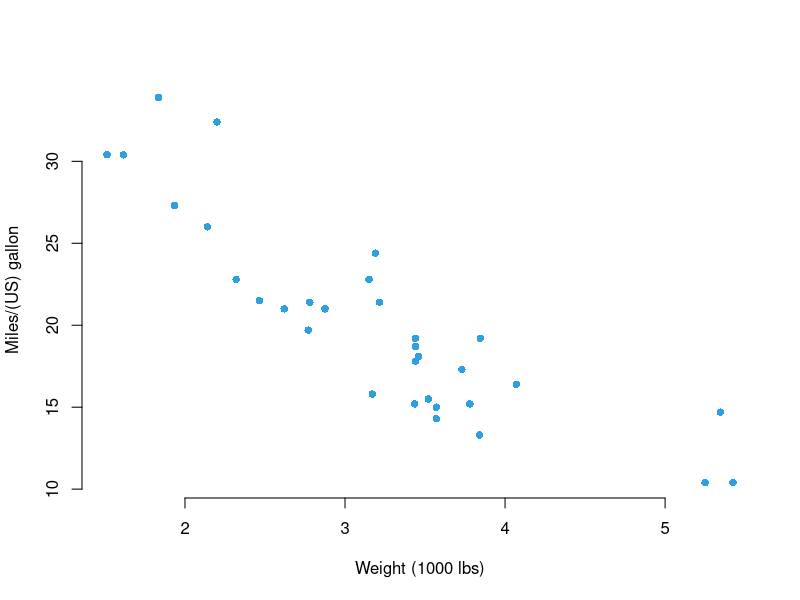
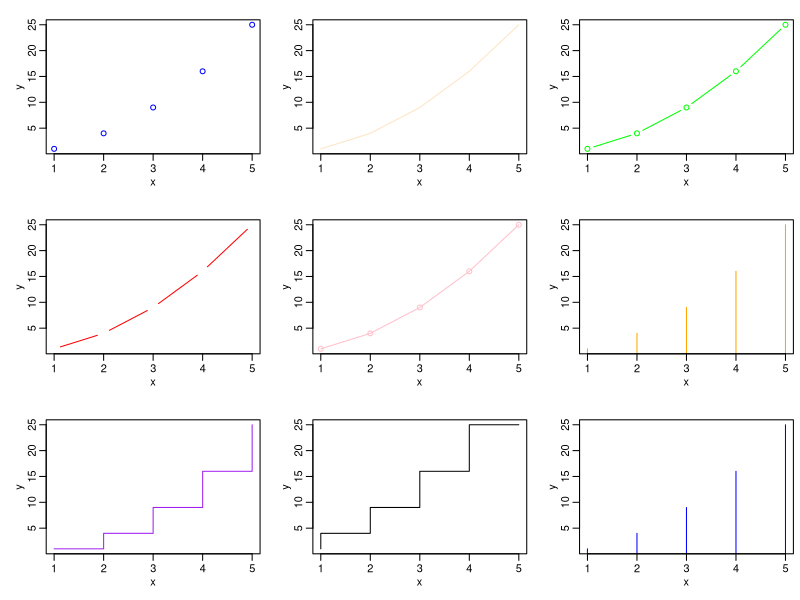
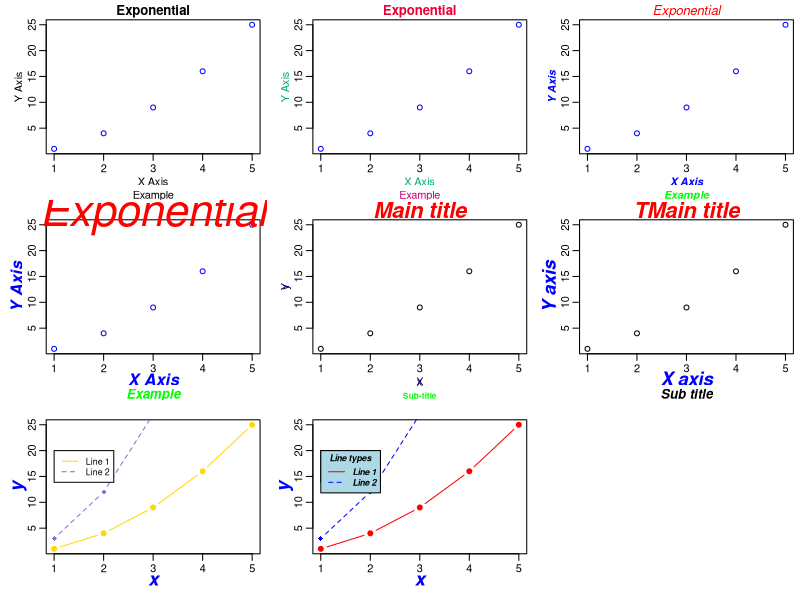
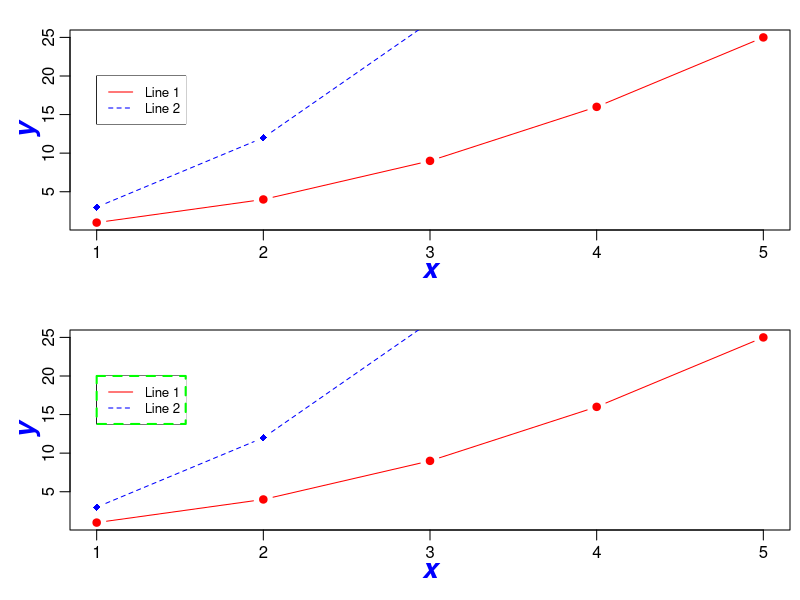
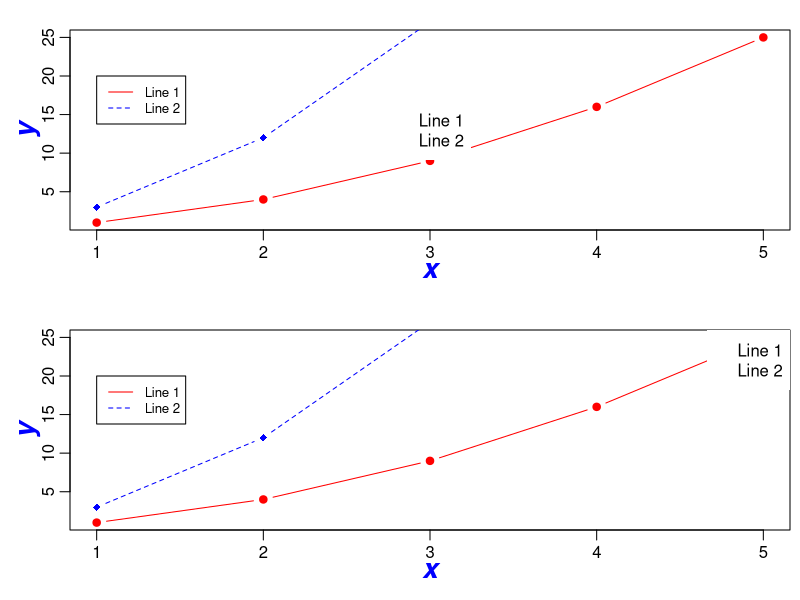
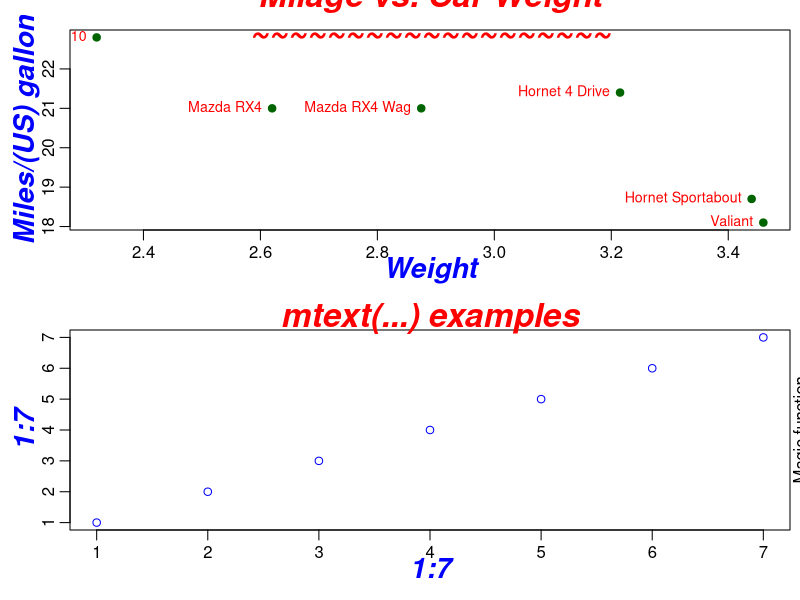
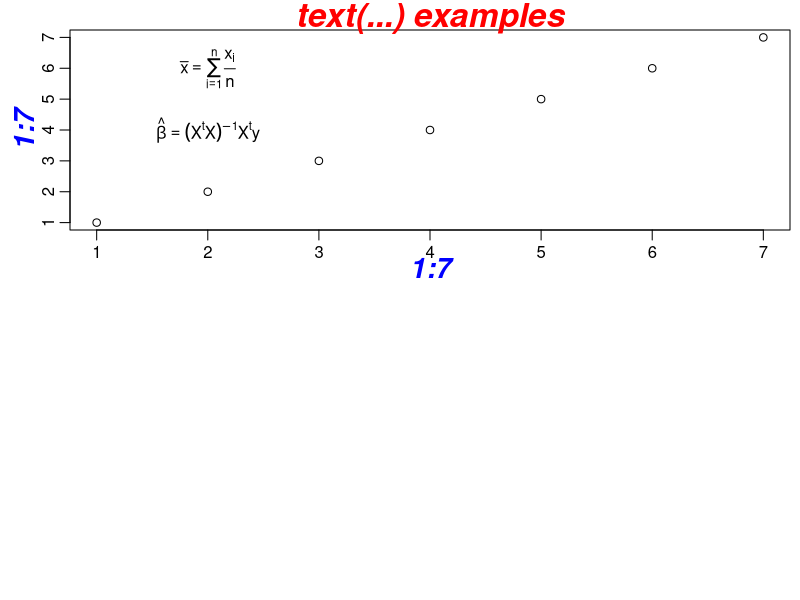
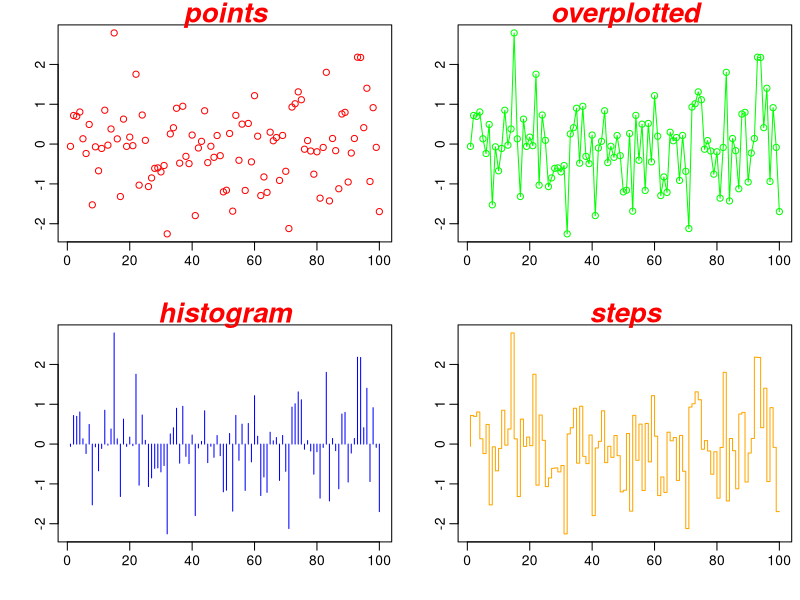

The R source for these figures, in order: (Note: this script raises an error after producing the figures.)
## ---- chunk 1

#quelle:https://www.waltersandwalters.co.uk/WSC-CSC-School-Black-and-Chalk-Board-Chalk-Sticks

## ---- chunk 2
?mtcars
head(mtcars,5)
## ---- chunk 3
plot(x = mtcars$wt, y = mtcars$mpg,
     pch = 16, frame = FALSE,
     xlab = "Weight (1000 lbs)", ylab = "Miles/(US) gallon", col = "#2E9FDF")
## ---- chunk 4

#preference:http://www.sthda.com/english/wiki/r-base-graphs

## ---- chunk 5

# 1. Choose the format
png("rplot.jpg") #width = 25, height = "25"

# 2. Create the graphs
plot(x = mtcars$wt, y = mtcars$mpg,
     pch = 16, frame = FALSE,
     xlab = "wt", ylab = "mpg", col = "#2E9FDF")

# 3. Save the file with dev.off() command in directory
dev.off()

## ---- chunk 6

par(mfrow=c(3,3), mar=c(3,3,1,0)+.5, mgp=c(1.6,.6,0))  # set up the graphics
x<-1:5; y=x*x
plot(x, y, type="p",col="blue")
plot(x, y, type="l",col="bisque")
plot(x,y, type="b",col="green")
plot(x, y, type="c",col="red")
plot(x, y, type="o",col="pink")
plot(x,y, type="h",col="orange")
plot(x, y, type="s",col="purple")
plot(x, y, type="S",col="black")
plot(x,y, type="h",col="blue")

#for more color type used the sintaks color()
## ---- chunk 7

x<-1:5; y=x*x
plot(x, y, type="p",col="blue",main="Exponential",sub="Example",ylab="Y Axis",xlab="X Axis")

## ---- chunk 8

x<-1:5; y=x*x
plot(x, y, type="p",col="blue",main="Exponential",sub="Example",ylab="Y Axis",xlab="X Axis",
     col.main="#EC0033", col.lab="#00AB6F", col.sub="#CD0074")

## ---- chunk 9

x<-1:5; y=x*x
plot(x, y, type="p",col="blue",main="Exponential",sub="Example",ylab="Y Axis",xlab="X Axis",
     col.main="red", col.lab="blue", col.sub="green",
     font.main=3, font.lab=4, font.sub=4
     )

## ---- chunk 10

x<-1:5; y=x*x
plot(x, y, type="p",col="blue",main="Exponential",sub="Example",ylab="Y Axis",xlab="X Axis",
     col.main="red", col.lab="blue", col.sub="green",
     font.main=3, font.lab=4, font.sub=4,
     cex.main=4, cex.lab=1.5, cex.sub=1.2
     )

## ---- chunk 11

x<-1:5; y=x*x
plot(x, y, type="p")
title(main = "Main title", sub = "Sub-title",
      xlab = "X", ylab = "Y",
      cex.main = 2,   font.main= 4, col.main= "red",
      cex.sub = 0.75, font.sub = 2, col.sub = "green",
      col.lab ="darkblue"
      )

## ---- chunk 12

par(
  # Change the colors
  col.main="red", col.lab="blue", col.sub="black",
  # Titles in italic and bold
  font.main=4, font.lab=4, font.sub=4,
  # Change font size
  cex.main=2, cex.lab=1.7, cex.sub=1.2
  )
plot(x, y, type="p",
     main="TMain title",
        xlab="X axis",
        ylab="Y axis",
        sub="Sub title"
     )

## ---- chunk 13

# Generate example data
x<-1:5; y1=x*x; y2=3*y1
plot(x, y1, type="b", pch=19, col="#FFD900", xlab="x", ylab="y")
# Add a line
lines(x, y2, pch=18, col="#8C6DD7", type="b", lty=2)
# Add a legend
legend(1, 20, legend=c("Line 1", "Line 2"),
       col=c("#FFD900", "#8C6DD7"), lty=1:2, cex=0.8)

## ---- chunk 14

# Generate example data
make_plot<-function(){
x<-1:5; y1=x*x; y2=3*y1
plot(x, y1, type="b", pch=19, col="red", xlab="x", ylab="y")
# Add a line
lines(x, y2, pch=18, col="blue", type="b", lty=2)
# Add a legend
legend(1, 20, legend=c("Line 1", "Line 2"),
       col=c("red", "blue"), lty=1:2, cex=0.8)
}

## ---- chunk 15

make_plot()

# Add a legend to the plot
legend(1,20, legend=c("Line 1", "Line 2"),
       col=c("red", "blue"), lty=1:2, cex=0.8,
       title="Line types", text.font=4, bg="lightblue")


## ---- chunk 16

par(mfrow=c(2,1), mar=c(3,3,1,0)+.5, mgp=c(1.6,.6,0))  # set up the graphics
# Remove legend border using box.lty = 0
make_plot()
legend(1,20, legend=c("Line 1", "Line 2"),
       col=c("red", "blue"), lty=1:2, cex=0.8,
       box.lty=0)
# Change the border
make_plot()
legend(1,20, legend=c("Line 1", "Line 2"),
       col=c("red", "blue"), lty=1:2, cex=0.8,
       box.lty=2, box.lwd=2, box.col="green")

## ---- chunk 17

par(mfrow=c(2,1), mar=c(3,3,1,0)+.5, mgp=c(1.6,.6,0))  # set up the graphics
# Remove legend border using box.lty = 0
make_plot()
legend("center", legend=c("Line 1", "Line 2"),
       col=c("red", "blue"),box.lty=0)
make_plot()
legend("topright", legend=c("Line 1", "Line 2"),
       col=c("red", "blue"),
       box.lty=0)

## ---- chunk 18

d<-head(mtcars)
plot(d[,'wt'], d[,'mpg'], 
     main="Milage vs. Car Weight\n~~~~~~~~~~~~~~~~~~~",
      xlab="Weight", ylab="Miles/(US) gallon",
      pch=19, col="darkgreen")
text(d[,'wt'], d[,'mpg'],  row.names(d),
     cex=0.85, pos=2,col="red")

## ---- chunk 19

plot(1:7, 1:7, 
     main="mtext(...) examples",col="blue")
mtext("Magic function", side=4)

## ---- chunk 20

plot(1:7, 1:7, 
     main="text(...) examples",col="black")
text(2, 4, expression(hat(beta) == (X^t * X)^{-1} * X^t * y))
text(2, 6, expression(bar(x) == sum(frac(x[i], n), i==1, n)))

## ---- chunk 21

x <- rnorm(100) 
par(mfrow = c(2,2))
plot(x, type = "p", main = "points", ylab = "", xlab = "",col="red")
plot(x, type = "o", main = "overplotted", ylab = "", xlab = "",col="green")
plot(x, type = "h", main = "histogram", ylab = "", xlab = "",col="blue")
plot(x, type = "S", main = "steps", ylab = "", xlab = "",col="orange")

## ---- chunk 22

par(mfrow=c(3,1), mar=c(3,3,1,0)+.5, mgp=c(1.6,.6,0))  # set up the graphics
x<-1:3; y=x*x
# Example 1
plot(x, y, axes = FALSE)
axis(side=1, at = 1:3, labels=LETTERS[1:3])
axis(2)
# Example 2
plot(x, y, axes = FALSE)
axis(side=1, at=1:3, labels=LETTERS[1:3])
axis(2)
box() #- To make it look like "usual" plot
#Example3:
plot(x, y, pch=18, col="red", type="b",
     frame=FALSE, xaxt="n") # Remove x axis
axis(1, 1:4, LETTERS[1:4], col.axis="blue")
axis(3, col = "darkgreen", lty = 2, lwd = 0.5)
axis(4, col = "violet", col.axis = "dark violet", lwd = 2)

## ---- chunk 23

par(mfrow=c(3,1), mar=c(3,3,1,0)+.5, mgp=c(1.6,.6,0))  # set up the graphics
x<-1:20; y=x*x
# Simple graph
plot(x, y,col="#FF5300")
# Enlarge the scale
plot(x, y, xlim=c(1,15), ylim=c(1,150),col="#FF5300")
# Log scale
plot(x, y, log="y",col="#FF5300")

## ---- chunk 24

par(mfrow=c(2,1), mar=c(3,3,1,0)+.5, mgp=c(1.6,.6,0))  # set up the graphics
x1<-1:10
x2<-11:20
plot(x1,x2,axes=FALSE)
plot(x1,x2,axes=FALSE)
axis(1,col="red",col.axis="blue",font.axis=3)
axis(2,col="red",col.axis="blue",font.axis=2,las=2)

## ---- chunk 25

x1 <- rnorm(150)
par(mfrow = c(2,2))
plot(x1, las = 0, main = "las = 0", sub = "always parallel to the axis", xlab = "", ylab = "",col="blue")
plot(x1, las = 1, main = "las = 1", sub = "always horizontal", xlab = "", ylab = "",col="blue") 
plot(x1, las = 2, main = "las = 2", sub = "always perpendicular to the axis", xlab = "", ylab = "",col="blue")
plot(x1, las = 3, main = "las = 3", sub = "always vertical", xlab = "", ylab = "",col="blue")

## ---- chunk 26

colors() # list the r colors

## ---- chunk 27

par(mfrow=c(4,2), mar=c(3,3,1,0)+.5, mgp=c(1.6,.6,0))  # set up the graphics
x1<-rnorm(10)
plot(x1, type = "p", pch = 0)
plot(x1, type = "p", pch = 10)
plot(x1, type = "p", pch = 25)
plot(x1, type = "p", pch = "a")
plot(x1, type = "p", pch = "*")
plot(x1[1:26], type = "p", pch = 0:25)
plot(x1[1:26], type = "p", pch = letters)

## ---- chunk 28

#Line types
#++++++++++++++++++++++++++++++++++++++++++++
generateRLineTypes<-function(){
  oldPar<-par()
  par(font=2, mar=c(0,0,0,0))
  plot(1, pch="", ylim=c(0,6), xlim=c(0,0.7),  axes=FALSE,xlab="", ylab="")
  for(i in 0:6) lines(c(0.3,0.7), c(i,i), lty=i, lwd=3)
  text(rep(0.1,6), 0:6, labels=c("0.'blank'", "1.'solid'", "2.'dashed'", "3.'dotted'",
                                 "4.'dotdash'", "5.'longdash'", "6.'twodash'"))
  par(mar=oldPar$mar,font=oldPar$font )
}
generateRLineTypes()

## ---- chunk 29

par(mfrow=c(3,3), mar=c(3,3,1,0)+.5, mgp=c(1.6,.6,0))  # set up the graphics
x1<-1:5
plot(x1, type = "l", lty = "blank")
plot(x1, type = "l", lty = "solid")
plot(x1, type = "l", lty = "dashed")
plot(x1, type = "l", lty = "dotted")
plot(x1, type = "l", lty = "dotdash")
plot(x1, type = "l", lty = "longdash")
plot(x1, type = "l", lty = "twodash")

## ---- chunk 30

x1<-c(1,5,7,20)
x2<-1:10
plot(x1, type = "l", lty = "solid",col="blue")
lines(x2, type = "o", lty = "dashed", col = "red")

## ---- chunk 31

par(mfrow=c(1,3), mar=c(3,3,1,0)+.5, mgp=c(1.6,.6,0))  # set up the graphics

#Example-1: Add one line
plot(cars)
abline(v=10, col="red")

#Example-2: add 2 lines 
# change line colors, sizes and types
plot(cars)
abline(v=c(5,15), col=c("blue", "blue"), lty=c(1,2), lwd=c(1, 3))

#Example-3:
set.seed(1234); mydata<-rnorm(100)
hist(mydata, col="lightblue")
abline(v = mean(mydata), col="red", lwd=3, lty=2)

## ---- chunk 32

plot(cars,col="red")
abline(h=80, col="green")

## ---- chunk 33

par(mgp=c(2,1,0), mar=c(3,3,1,1))
# Fit regression line
require(stats)
reg<-lm(dist ~ speed, data = cars)
coeff=coefficients(reg)
# equation of the line : 
eq = paste0("y = ", round(coeff[2],1), "*x ", round(coeff[1],1))
# plot
plot(cars, main=eq,col="blue")
abline(reg, col="red")

## ---- chunk 34

par(mfrow=c(4,2), mar=c(3,3,1,0)+.5, mgp=c(1.6,.6,0))  # set up the graphics
x1<-rnorm(50)
plot(x1, bty = "o") # the default
plot(x1, bty = "n") # no box
plot(x1, bty = "l")
plot(x1, bty = "7")
plot(x1, bty = "u")
plot(x1, bty = "c")
plot(x1, bty = "]")
box(lty = '1375', col = 'red')

## ---- chunk 35

x1<-rnorm(100)
plot(x1, col="#FF8100")
grid()

## ---- chunk 36

x1<-rnorm(50)
par(bg="whitesmoke")
plot(x1, bty ="o",col="red") # the default

## ---- chunk 37

N <- 200
x1 <- rnorm(N)
x2 <- rnorm(N) + x1 + 1
y <- 1 + x1 + x2 + rnorm(N)
mydat <- data.frame(y,x1,x2)
matplot(mydat[,2:3], pch = 1:2)

## ---- chunk 38

par(mfrow = c(3,2))
plot(x1, type = "n")
plot(x1, type = "p")
plot(x1, type = "l")
plot(x1, type = "h")
plot(x1, type = "s")
plot(x1, type = "S")

## ---- chunk 39

par(mfcol = c(3,2))
plot(x1, type = "n")
plot(x1, type = "p")
plot(x1, type = "l")
plot(x1, type = "h")
plot(x1, type = "s")
plot(x1, type = "S")

## ---- chunk 40

par(mfrow=c(2,1), mar=c(3,3,1,0)+.5, mgp=c(1.6,.6,0))
x<-c(1:5)
barplot(x,col="#67E300")
barplot(x,horiz=TRUE,col="#F16D95")

## ---- chunk 41

barplot(x, names.arg = c("1", "2", "3","4","5"))

## ---- chunk 42

par(mfrow=c(2,2), mar=c(3,3,1,0)+.5, mgp=c(1.6,.6,0))
x<-c(1:5)
# Change border and fill color using one single color
barplot(x, col = "white", border = "steelblue")
# Change the color of border.
#  Use different colors for each group
barplot(x, col = "white",
        border = c("#999999", "#E69F00", "#56B4E9"))
# Change fill color : single color
barplot(x, col = "steelblue")
# Change fill color: multiple colors
barplot(x, col = c("#999999", "#E69F00", "#56B4E9"))

## ---- chunk 43

# Change axis titles
# Change color (col = "orange") and remove frame
x<-c(1:5)
barplot(x, main = "Number of 1 to 5",
        xlab = "Number", ylab = "Number", col="orange")

## ---- chunk 44

barplot(VADeaths,
         col = c("lightblue", "mistyrose", "lightcyan", 
                 "lavender", "cornsilk"),
        legend = rownames(VADeaths))

## ---- chunk 45

barplot(VADeaths,
         col = c("lightblue", "mistyrose", "lightcyan", 
                 "lavender", "cornsilk"),
        legend = rownames(VADeaths))

## ---- chunk 46

# Stacked Bar Plot with Colors and Legend
counts <- table(mtcars$vs, mtcars$gear)
barplot(counts, main="Car Distribution by Gears and VS",
  xlab="Number of Gears", col=c("#FF7800","#5EC4CD"),
  legend = rownames(counts))

## ---- chunk 47

barplot(VADeaths,
         col = c("lightblue", "mistyrose", "lightcyan", 
                 "lavender", "cornsilk"),
        legend = rownames(VADeaths),beside = TRUE)

## ---- chunk 48

# Define a set of colors
my_colors <- c("lightblue", "mistyrose", "lightcyan", 
                 "lavender", "cornsilk")
# Bar plot
barplot(VADeaths, col = my_colors, beside = TRUE)
# Add legend
legend("topleft", legend = rownames(VADeaths), 
       fill = my_colors, box.lty = 0, cex = 0.8)

## ---- chunk 49

# Grouped Bar Plot
counts <- table(mtcars$vs, mtcars$gear)
barplot(counts, main="Car Distribution by Gears and VS",
  xlab="Number of Gears", col=c("mistyrose","lightblue"),
  legend = rownames(counts), beside=TRUE)

## ---- chunk 50

#preference:https://www.edrawsoft.com/histogram-vs-bar-chart.php

## ---- chunk 51

# Simple Histogram
par(mfrow=c(2,1), mar=c(3,3,1,0)+.5, mgp=c(1.6,.6,0))
hist(mtcars$mpg,col="mistyrose")
hist(mtcars$mpg, breaks =30,col="pink")

## ---- chunk 52

hist(mtcars$mpg, breaks=12, col="mistyrose")

## ---- chunk 53

x <- mtcars$mpg 
h<-hist(x, breaks=10, col="mistyrose", xlab="Miles Per Gallon", 
   main="Histogram with Normal Curve") 
xfit<-seq(min(x),max(x),length=40) 
yfit<-dnorm(xfit,mean=mean(x),sd=sd(x)) 
yfit <- yfit*diff(h$mids[1:2])*length(x) 
lines(xfit, yfit, col="red", lwd=2)

## ---- chunk 54

# The density data
dens <- density(mtcars$mpg)
# plot density
plot(dens, frame = FALSE, col = "red", 
     main = "Density plot of mpg") 

## ---- chunk 55

plot(dens, frame = FALSE, col = "lightblue", 
     main = "Density plot of mpg") 
polygon(dens, col = "#70E500")

## ---- chunk 56

#install.packages("sm")
#library(sm)
sm.density.compare(iris$Sepal.Length, iris$Species, xlab="Species")
title(main="Distributions of Species")

## ---- chunk 57

x <- seq(from = 110, to = 174, by = 0.5)
y1 <- dnorm(x, mean = 145, sd = 9)
y2 <- dnorm(x, mean = 138, sd = 8)
plot(x, y1, type="l", lwd=2, col="mistyrose",
     main="Systolic Blood Pressure Before and After Treatment",
     xlab = "Systolic Blood Pressure (mmHg)",
     ylab = "Frequency", yaxt="n",
     xlim = c(110, 175), ylim = c(0, 0.05))
lines(x, y2)
polygon(c(110,x,175),c(0,y2,0), col="firebrick3",
     border = "orange")
polygon(c(117,x,175),c(0,y1,0), col="dodgerblue4",
     border = "orange")
ylab=c(seq(from=0, to=175, by=25))
y=c(seq(from=0, to=0.05, length.out = 8))
axis(2,at=y,labels=ylab, las=1)
text(x = 120, y = 0.045, "- Pre-Treatment BP", col = "#0E51A7", cex = 0.9)
text(x = 120, y = 0.04, " - Post-Treatment BP", col = "firebrick3", cex = 0.9)
points(109, 0.0445, pch = 15, col = "dodgerblue4")
points(109, 0.0395, pch = 15, col = "firebrick3")

## ---- chunk 58

par(mfrow=c(2,1), mar=c(3,3,1,0)+.5, mgp=c(1.6,.6,0))
x <- 1:10
y1 <- x*x
y2  <- 3*y1
# Basic stair steps plot 
plot(x, y1, type = "S",plot="pink")
# Points and line
plot(x, y1, type = "b", pch = 19, 
     col = "blue", xlab = "x", ylab = "y")


## ---- chunk 59

x <- c(1:5); y <- x*x # create example data 
par(pch=22, col="blue") # plotting symbol and color 
par(mfrow=c(2,4)) # all plots on one page 
opts = c("p","l","o","b","c","s","S","h") 
for(i in 1:length(opts)){ 
  heading = paste("type=",opts[i]) 
  plot(x, y, type="n", main=heading) 
  lines(x, y, type=opts[i]) 
}

## ---- chunk 60

x <- c(1:5); y <- x*x # create example data
par(pch=22, col="#00AE68") # plotting symbol and color 
par(mfrow=c(2,4)) # all plots on one page 
opts = c("p","l","o","b","c","s","S","h") 
for(i in 1:length(opts)){ 
  heading = paste("type=",opts[i]) 
  plot(x, y, main=heading) 
  lines(x, y, type=opts[i]) }

## ---- chunk 61

# First line
x <- 1:10
y1 <- (x*x)
plot(x, y1, type = "b", frame = FALSE, pch = 19, 
     col = "red", xlab = "x", ylab = "y")
# A second line
lines(x, y2, pch = 18, col = "blue", type = "b", lty = 2)
# Add a legend to the plot
legend("topleft", legend=c("Line 1", "Line 2"),
       col=c("red", "blue"), lty = 1:2, cex=0.8)

## ---- chunk 62

# Create Line Chart
# convert factor to numeric for convenience 
Orange$Tree <- as.numeric(Orange$Tree) 
ntrees <- max(Orange$Tree)

# get the range for the x and y axis 
xrange <- range(Orange$age) 
yrange <- range(Orange$circumference) 

# set up the plot 
plot(xrange, yrange, type="n", xlab="Age (days)",
   ylab="Circumference (mm)" ) 
colors <- rainbow(ntrees) 
linetype <- c(1:ntrees) 
plotchar <- seq(18,18+ntrees,1)

# add lines 
for (i in 1:ntrees) { 
  tree <- subset(Orange, Tree==i) 
  lines(tree$age, tree$circumference, type="b", lwd=1.5,
    lty=linetype[i], col=colors[i], pch=plotchar[i]) 
} 

# add a title and subtitle 
title("Tree Growth", "example of line plot")

# add a legend 
legend(xrange[1], yrange[2], 1:ntrees, cex=0.8, col=colors,
   pch=plotchar, lty=linetype, title="Tree")

## ---- chunk 63

par(mfrow=c(2,1), mar=c(3,3,1,0)+.5, mgp=c(1.6,.6,0))
x <- mtcars$hp
y <- mtcars$mpg
# Plot with main and axis titles
# Change point shape (pch = 19) and remove frame.
plot(x, y, main = "Main title",
     xlab = "X axis title", ylab = "Y axis title",
     pch = 19, frame = FALSE,col="#FFC000")
# Add regression line
plot(x, y, main = "Main title",
     xlab = "X axis title", ylab = "Y axis title",
     pch = 19, frame = FALSE,col="#7573D9")
abline(lm(y ~ x, data = mtcars), col = "blue")

## ---- chunk 64

x <- mtcars$hp
y <- mtcars$mpg
# Add loess fit
plot(x, y, main = "Main title",
     xlab = "X axis title", ylab = "Y axis title",
     pch = 19, frame = FALSE,col="red")
lines(lowess(x, y), col = "blue")

## ---- chunk 65

#install.packages("car")
#library("car")
scatterplot(wt ~ mpg, data = mtcars)

## ---- chunk 66

par(mfrow=c(2,1))
pairs(~mpg+disp+drat+wt,data=mtcars, 
   main="Simple Scatterplot Matrix")
pairs(~mpg+disp+drat+wt,data=mtcars,lower.panel = NULL,
   main="Simple Scatterplot Matrix")

## ---- chunk 67

my_col <- c("#00AFBB", "#E7B800", "#FC4E07")  
pairs(iris[,1:4], pch = 19,  cex = 0.5,
      col = my_col[iris$Species],
      lower.panel=NULL)

## ---- chunk 68

# Correlation panel
my_col <- c("#00AFBB", "#E7B800", "#FC4E07") 
panel.cor <- function(x, y){
    usr <- par("usr"); on.exit(par(usr))
    par(usr = c(0, 1, 0, 1))
    r <- round(cor(x, y), digits=2)
    txt <- paste0("R = ", r)
    cex.cor <- 0.8/strwidth(txt)
    text(0.5, 0.5, txt, cex = cex.cor * r)
}
# Customize upper panel
upper.panel<-function(x, y){
  points(x,y, pch = 19, col = my_col[iris$Species])
}
# Create the plots
pairs(iris[,1:4], 
      lower.panel = panel.cor,
      upper.panel = upper.panel)

## ---- chunk 69


my_col <- c("#00AFBB", "#E7B800", "#FC4E07")
# Customize upper panel
upper.panel<-function(x, y){
  points(x,y, pch=19, col=c("red", "green3", "blue")[iris$Species])
  r <- round(cor(x, y), digits=2)
  txt <- paste0("R = ", r)
  usr <- par("usr"); on.exit(par(usr))
  par(usr = c(0, 1, 0, 1))
  text(0.5, 0.9, txt)
}
pairs(iris[,1:4], lower.panel = NULL, 
      upper.panel = upper.panel)


## ---- chunk 70


#install.packages("psych")
#library(psych)
pairs.panels(iris[,-5], 
             method = "pearson", # correlation method
             hist.col = "#52E932",
             density = TRUE,  # show density plots
             ellipses = TRUE # show correlation ellipses
             )


## ---- chunk 71


# Plot len by dose
stripchart(len ~ dose, data = ToothGrowth,
         pch = 19, frame = FALSE,col="orange")


## ---- chunk 72


# Vertical plot using method = "jitter"
stripchart(len ~ dose, data = ToothGrowth,
         pch = 19, frame = FALSE, vertical = TRUE,
         method = "jitter",col="lightblue")


## ---- chunk 73


# Change point shapes (pch) and colors by groups
# add main title and axis labels
stripchart(len ~ dose, data = ToothGrowth,
         frame = FALSE, vertical = TRUE,
         method = "jitter", pch = c(21, 18, 16),
         col = c("#00BF32", "#E69F00", "#56B4E9"),
         main = "Length by dose", xlab = "Dose", ylab = "Length")


## ---- chunk 74


# Simple Dot Plot
dotchart(mtcars$mpg,labels=row.names(mtcars),cex=.7,
   main="Gas Milage for Car Models", 
   xlab="Miles Per Gallon")


## ---- chunk 75


# Plot and color by groups cyl
grps <- as.factor(mtcars$cyl)
my_cols <- c("#0776A0", "#FFA100", "#6E0069")
dotchart(mtcars$mpg, labels = row.names(mtcars),
         groups = grps, gcolor = my_cols,
         color = my_cols[grps],
         cex = 0.6,  pch = 19, xlab = "mpg")


## ---- chunk 76


dotchart(VADeaths, cex = 0.6,
         main = "Death Rates in Virginia - 1940")


## ---- chunk 77


df <- data.frame(
  group = c("Male", "Female", "Child"),
  value = c(35, 45, 20)
  )
df

pie(df$value, labels = df$group, radius = 1)


## ---- chunk 78


# Change colors
pie(df$value, labels = df$group, radius = 1,
    col = c("#5CCDC9", "#DB62C4", "#FFED73"))


## ---- chunk 79


# Pie Chart with Percentages
slices <- c(10, 12, 4, 16, 8) 
lbls <- c("US", "UK", "Australia", "Germany", "France")
pct <- round(slices/sum(slices)*100)
lbls <- paste(lbls, pct) # add percents to labels 
lbls <- paste(lbls,"%",sep="") # ad % to labels 
pie(slices,labels = lbls, col=rainbow(length(lbls)),
   main="Pie Chart of Countries")


## ---- chunk 80


# Pie Chart from data frame with Appended Sample Sizes
mytable <- table(iris$Species)
lbls <- paste(names(mytable), "\n", mytable, sep="")
pie(mytable, labels = lbls, 
   main="Pie Chart of Species\n (with sample sizes)")


## ---- chunk 81


# Boxplot of MPG by Car Cylinders 
boxplot(mpg~cyl,data=mtcars, main="Car Milage Data", 
   xlab="Number of Cylinders", ylab="Miles Per Gallon",col="lightblue")


## ---- chunk 82


par(mfrow=c(2,2), mar=c(3,3,1,0)+.5, mgp=c(1.6,.6,0))
# Box plot of one variable
boxplot(ToothGrowth$len,col="lightblue")
# Box plots by groups (dose)
# remove frame
boxplot(len ~ dose, data = ToothGrowth, frame = FALSE,col="pink")
# Horizontal box plots
boxplot(len ~ dose, data = ToothGrowth, frame = FALSE,
        horizontal = TRUE,col="green")
# Notched box plots
boxplot(len ~ dose, data = ToothGrowth, frame = FALSE,
        notch = TRUE,col="#C861D3")


## ---- chunk 83


boxplot(ToothGrowth$len ~ ToothGrowth$dose, data = ToothGrowth, frame = FALSE,
        names = c("Dose 0.5", "Dose 1", "Dose 2"),col="orange")


## ---- chunk 84


par(mfrow=c(2,2), mar=c(3,3,1,0)+.5, mgp=c(1.6,.6,0))

# Change the color of border using one single color
boxplot(len ~ dose, data = ToothGrowth, frame = FALSE,
        border = "steelblue")
# Change the color of border.
#  Use different colors for each group
boxplot(len ~ dose, data = ToothGrowth, frame = FALSE,
        border = c("#999999", "#E69F00", "#56B4E9"))
# Change fill color : single color
boxplot(len ~ dose, data = ToothGrowth, frame = FALSE,
        col = "steelblue")
# Change fill color: multiple colors
boxplot(len ~ dose, data = ToothGrowth, frame = FALSE,
        col = c("#999999", "#E69F00", "#56B4E9"))


## ---- chunk 85


boxplot(len ~ supp*dose, data = ToothGrowth,
        col = c("white", "steelblue"), frame = FALSE)


## ---- chunk 86


# Change axis titles
# Change color (col = "gray") and remove frame
# Create notched box plot
boxplot(len ~ dose, data = ToothGrowth,
        main = "Plot of length by dose",
        xlab = "Dose (mg)", ylab = "Length",
        col = "lightgray", frame = FALSE)


## ---- chunk 87


# Notched Boxplot of Tooth Growth Against 2 Crossed Factors
# boxes colored for ease of interpretation 
boxplot(len~supp*dose, data=ToothGrowth, notch=FALSE, 
  col=(c("orange","darkgreen")),
  main="Tooth Growth", xlab="Suppliment and Dose")


## ---- chunk 88


# Violin Plots
#install.packages("vioplot")
#library(vioplot)
x1 <- mtcars$mpg[mtcars$cyl==4]
x2 <- mtcars$mpg[mtcars$cyl==6]
x3 <- mtcars$mpg[mtcars$cyl==8]
vioplot(x1, x2, x3, names=c("4 cyl", "6 cyl", "8 cyl"), 
   col="lightblue")
title("Violin Plots of Miles Per Gallon")


## ---- chunk 89


# Example of a Bagplot
#install.packages("aplpack")
#library(aplpack)
attach(mtcars)
bagplot(wt,mpg, xlab="Car Weight", ylab="Miles Per Gallon",
  main="Bagplot Example")


## ---- chunk 90


qqnorm(ToothGrowth$len, pch = 1, frame = FALSE)
qqline(ToothGrowth$len, col = "orange", lwd = 2)


## ---- chunk 91


#install.packages("car")
#library("car")
qqPlot(ToothGrowth$len,col="red")


## ---- chunk 92


#install.packages("gplots")
#library(gplots)
# Plot the mean of teeth length by dose groups
plotmeans(len ~ dose, data = ToothGrowth, frame = FALSE)


